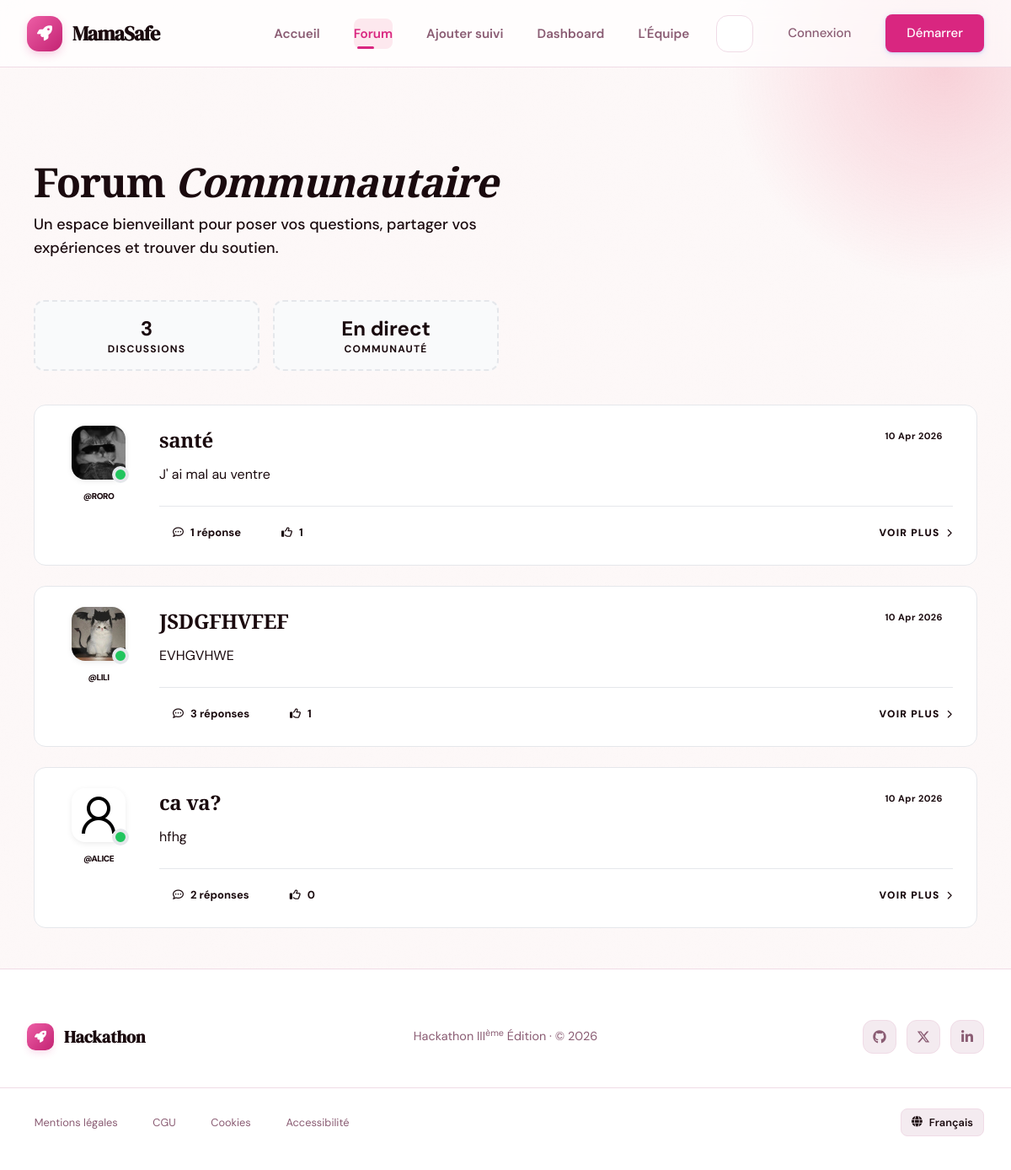
The app's page /forum/ with its own data.
### forum/models.py (models this page shows, shortened)
class Question(models.Model):
    user = models.ForeignKey(
        settings.AUTH_USER_MODEL,
        on_delete=models.CASCADE,
        related_name='questions'
    )
    title = models.CharField(max_length=255)
    content = models.TextField()
    image = models.ImageField(upload_to='forum/questions/', blank=True, null=True)
    likes = models.ManyToManyField(settings.AUTH_USER_MODEL, related_name='liked_questions', blank=True)
    dislikes = models.ManyToManyField(settings.AUTH_USER_MODEL, related_name='disliked_questions', blank=True)
    created_at = models.DateTimeField(auto_now_add=True)
    updated_at = models.DateTimeField(auto_now=True)
    class Meta:
        ordering = ['-created_at']
    def total_likes(self):
        return self.likes.count()

### Users/models.py (models this page shows, shortened)
class User(AbstractUser):
    GROUPE_SANGUIN_CHOIX = [
        ('A+', 'A+'), ('A-', 'A-'),
        ('B+', 'B+'), ('B-', 'B-'),
        ('AB+', 'AB+'), ('AB-', 'AB-'),
        ('O+', 'O+'), ('O-', 'O-'),
    ]
    is_admin_user = models.BooleanField(default=False)
    is_customer = models.BooleanField(default=True)
    age = models.PositiveIntegerField(null=True, blank=True, help_text="25")
    date_dernieres_regles = models.DateField(null=True, blank=True, help_text="Date des dernières règles)")
    date_prevue_accouchement = models.DateField(null=True, blank=True)
    taille = models.PositiveIntegerField(null=True, blank=True, help_text="En cm")
    poids_initial = models.FloatField(null=True, blank=True, help_text="En kg")
    groupe_sanguin = models.CharField(
        null=True,
        blank=True,
        max_length=5,
        choices=GROUPE_SANGUIN_CHOIX
    )
    antecedents_medicaux = models.TextField(null=True, blank=True)
    nombre_grossesses_precedentes = models.PositiveIntegerField(default=0, blank=True)
    photo = models.ImageField(
        upload_to="profile_pictures/",
        default="profile_pictures/default.png",
        blank=True,
        null=True,
    )

### forum/views.py (the view)
# urls.py: path('', views.question_list, name='question_list'),
def question_list(request):
    questions = Question.objects.all().select_related('user').prefetch_related('answers')
    return render(request, 'forum/question_list.html', {'questions': questions})

### templates/forum/question_list.html (shortened to what this page needs)
{% extends 'Base/base.html' %}
{% block content %}
<div class="container mx-auto px-4 py-12 max-w-6xl">
    <div class="flex flex-col md:flex-row justify-between items-start md:items-center gap-6 mb-12">
        <div class="animate-fade-in">
            <h1 class="text-4xl md:text-5xl font-black text-ink tracking-tight mb-3">
                Forum <span class="text-primary italic">Communautaire</span>
            </h1>
            <p class="text-ink-muted text-lg font-medium max-w-xl">
                Un espace bienveillant pour poser vos questions, partager vos expériences et trouver du soutien.
            </p>
        </div>
    </div>
    <div class="grid grid-cols-2 md:grid-cols-4 gap-4 mb-10">
        <div class="glass-card p-4 text-center border-dashed border-2">
            <span class="block text-2xl font-bold text-primary">{{ questions.count }}</span>
            <span class="text-xs font-bold uppercase tracking-widest text-ink-muted">Discussions</span>
        </div>
        <div class="glass-card p-4 text-center border-dashed border-2">
            <span class="block text-2xl font-bold text-secondary">En direct</span>
            <span class="text-xs font-bold uppercase tracking-widest text-ink-muted">Communauté</span>
        </div>
    </div>
    <div class="space-y-6">
        {% for question in questions %}
            <div class="cool-card group hover:border-primary/30 transition-all duration-500 hover:-translate-y-1">
                <div class="flex flex-col md:flex-row gap-6">
                    <div class="hidden md:flex flex-col items-center gap-3 w-24 flex-shrink-0">
                        {% if question.user.photo %}
                            <div class="relative">
                                <img src="{{ question.user.photo.url }}" class="w-16 h-16 rounded-2xl object-cover ring-4 ring-paper shadow-md" alt="{{ question.user.username }}">
                                <div class="absolute -bottom-1 -right-1 w-5 h-5 bg-green-500 border-4 border-surface rounded-full"></div>
                            </div>
                        {% else %}
                            <div class="w-16 h-16 rounded-2xl bg-grad-primary flex items-center justify-center text-white font-bold text-2xl shadow-md">
                                {{ question.user.username|first|upper }}
                            </div>
                        {% endif %}
                        <span class="text-[10px] font-black uppercase tracking-tighter text-ink-muted">@{{ question.user.username }}</span>
                    </div>
                    <div class="flex-grow">
                        <div class="flex justify-between items-start gap-4 mb-3">
                            <h2 class="text-2xl font-bold text-ink group-hover:text-primary transition-colors leading-snug">
                                <a href="{% url 'forum:question_detail' question.pk %}">
                                    {{ question.title }}
                                </a>
                            </h2>
                            <span class="hidden md:block text-[10px] font-bold text-ink-muted bg-surface-2 px-3 py-1 rounded-full whitespace-nowrap">
                                {{ question.created_at|date:"d M Y" }}
                            </span>
                        </div>
                        <p class="text-ink-muted leading-relaxed mb-6 line-clamp-2 md:line-clamp-3">
                            {{ question.content }}
                        </p>
                        <div class="flex items-center justify-between pt-4 border-t border-line">
                            <div class="flex items-center gap-4">
                                <span class="flex items-center gap-2 text-sm font-bold text-primary bg-primary/5 px-4 py-2 rounded-xl">
                                    <i class="far fa-comment-dots"></i>
                                    {{ question.answers.count }} réponse{{ question.answers.count|pluralize }}
                                </span>
                                <span class="flex items-center gap-2 text-sm font-bold text-ink-muted bg-surface-2 px-4 py-2 rounded-xl">
                                    <i class="far fa-thumbs-up"></i>
                                    {{ question.total_likes }}
                                </span>
                            </div>
                            <a href="{% url 'forum:question_detail' question.pk %}" class="text-sm font-black uppercase tracking-widest text-ink hover:text-primary flex items-center gap-2 transition-all group/link">
                                Voir plus
                                <i class="fas fa-chevron-right text-[10px] group-hover/link:translate-x-1 transition-transform"></i>
                            </a>
                        </div>
                    </div>
                </div>
            </div>
        {% endfor %}
    </div>
</div>
{% endblock %}

### static/css/_tokens.css (style rules this page uses)
:root { --p-h: 330; --p-s: 70%; --p-l: 50%; --s-h: 280; --s-s: 60%; --s-l: 65%; --primary: hsl(var(--p-h), var(--p-s), var(--p-l)); --primary-alt: hsl(var(--p-h), var(--p-s), 40%); --primary-dark: hsl(var(--p-h), var(--p-s), 35%); --secondary: hsl(var(--s-h), var(--s-s), var(--s-l)); --success: hsl(150, 60%, 45%); --warning: hsl(45, 90%, 50%); --error: hsl(350, 75%, 55%); --info: hsl(200, 80%, 55%); --paper: hsl(var(--p-h), 40%, 97%); --surface: #ffffff; --surface-2: hsl(var(--p-h), 30%, 94%); --ink: hsl(var(--p-h), 60%, 15%); --ink-muted: hsl(var(--p-h), 20%, 45%); --line: hsl(var(--p-h), 40%, 90%); --line-bold: hsl(var(--p-h), 40%, 85%); --accent: var(--primary); --muted: var(--ink-muted); --focus-ring: 0 0 0 4px hsla(var(--p-h), var(--p-s), var(--p-l), 0.35); --radius: 16px; --radius-sm: 8px; --radius-lg: 24px; --nav-h: 80px; --shadow-sm: 0 2px 8px -2px hsla(var(--p-h), 30%, 20%, 0.08); --shadow-md: 0 12px 24px -8px hsla(var(--p-h), 30%, 20%, 0.12); --shadow-lg: 0 24px 48px -12px hsla(var(--p-h), 30%, 20%, 0.18); --glass: hsla(0, 0%, 100%, 0.7); --glass-blur: blur(12px); --bg-pattern-opacity: 0.4; --grad-primary: linear-gradient(135deg, hsl(var(--p-h), 80%, 65%), hsl(var(--p-h), 70%, 45%)); --grad-soft: linear-gradient(135deg, hsl(var(--p-h), 40%, 98%), hsl(var(--p-h), 40%, 94%)); }

### static/css/_base.css (style rules this page uses)
:root, [data-theme="light"] { --bg: #fdf8f8; --bg-2: #fff5f7; --bg-card: #ffffff; --bg-glass: rgba(255,255,255,.72); --text: #1a0a0e; --text-2: #5a3a42; --text-3: #9c7080; --border: rgba(233,105,140,.18); --border-2: rgba(233,105,140,.32); --accent: #e8476a; --accent-soft: #f7a8bb; --accent-pale: #fde8ee; --accent-glow: rgba(232,71,106,.22); --ink: #1a0a0e; --shadow-s: 0 2px 12px rgba(232,71,106,.10); --shadow-m: 0 8px 32px rgba(232,71,106,.14); --shadow-l: 0 24px 60px rgba(232,71,106,.18); --nav-bg: rgba(253,248,248,.90); --nav-border: rgba(233,105,140,.14); --radius: 16px; --radius-s: 10px; --radius-pill: 999px; --transition: .22s cubic-bezier(.4,0,.2,1); }
*, *::before, *::after { box-sizing: border-box; margin: 0; padding: 0; }
html { scroll-behavior: smooth; -webkit-font-smoothing: antialiased; }
body { font-family: 'DM Sans', sans-serif; background-color: var(--bg); color: var(--text); min-height: 100vh; transition: background-color .35s ease, color .35s ease; overflow-x: hidden; }
body::before { content: ''; position: fixed; inset: 0; pointer-events: none; z-index: 0; opacity: .5; }
body::after { content: ''; position: fixed; top: -180px; right: -180px; width: 520px; height: 520px; border-radius: 50%; background: radial-gradient(circle, var(--accent-glow) 0%, transparent 70%); pointer-events: none; z-index: 0; animation: blob-drift 18s ease-in-out infinite alternate; }
h1, h2, h3, .logo-text, .footer-brand-name { font-family: 'Playfair Display', serif; }
a { color: inherit; text-decoration: none; }
img { max-width: 100%; display: block; }
.relative { position: relative; }
.flex { display: flex; }
.items-center { align-items: center; }
.gap-3 { gap: .75rem; }
.font-bold { font-weight: 700; }
.text-xs { font-size: .75rem; }
.text-sm { font-size: .875rem; }
.rounded-xl { border-radius: .75rem; }
.main > * { animation: page-fade .45s ease both; }

### templates/forum/question_list.html (style rules this page uses)
.animate-fade-in { animation: fade-in 0.5s cubic-bezier(0.22, 1, 0.36, 1) forwards; }
.line-clamp-2 { display: -webkit-box; -webkit-line-clamp: 2; -webkit-box-orient: vertical; overflow: hidden; }
@media (min-width: 768px) { .md\:line-clamp-3 { -webkit-line-clamp: 3; } }
.cool-card { background: #fff; border: 1px solid #e5e7eb; border-radius: 14px; padding: 1.5rem 1.75rem; transition: border-color 0.2s, box-shadow 0.2s, transform 0.2s; }
.glass-card { background: #f9fafb; border-radius: 12px; }
.w-16.h-16.rounded-2xl { box-shadow: 0 2px 8px -2px rgba(0,0,0,0.12); }
.rounded-full.whitespace-nowrap { font-size: 0.6875rem; letter-spacing: 0.04em; }
span.rounded-xl { font-size: 0.8125rem; line-height: 1; }
h2 a { text-decoration: none; letter-spacing: -0.015em; }
a.group\/link { font-size: 0.75rem; }
.border-dashed { border-style: dashed; }
h1 { letter-spacing: -0.025em; }

### records on screen
Question: user.photo (picture), user.username "RORO", title "santé", created_at "10 Apr 2026", content "J' ai mal au ventre", answers.count "1", total_likes "1"
Question: user.photo (picture), user.username "LILI", title "JSDGFHVFEF", created_at "10 Apr 2026", content "EVHGVHWE", answers.count "3", total_likes "1"
Question: user.photo (placeholder picture), user.username "ALICE", title "ca va?", created_at "10 Apr 2026", content "hfhg", answers.count "2", total_likes "0"

### other values on screen
{{ questions.count }} "3"
